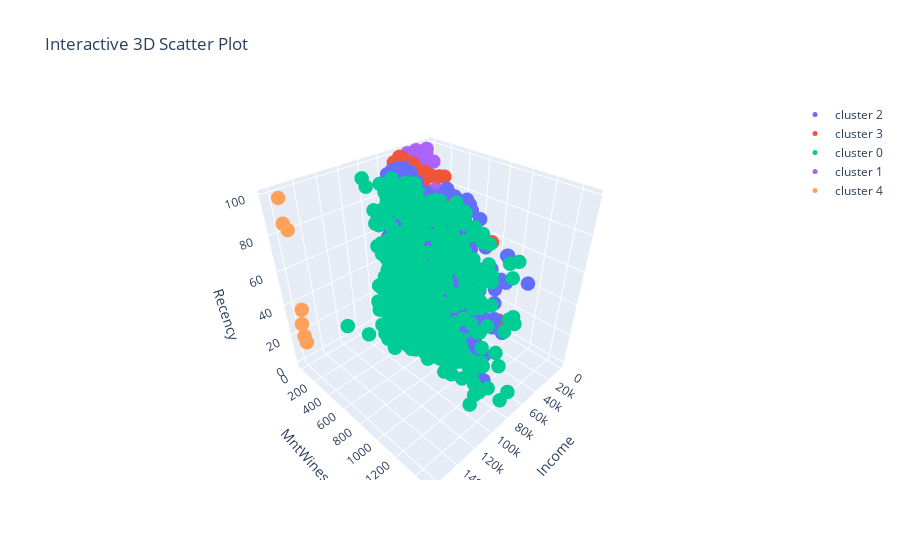

Notebook source saved alongside this figure:
### Code cell
import plotly.graph_objects as go
import pandas as pd
import numpy as np

fig = go.Figure()

for cluster in df['cluster'].unique():
    cluster_data = df[df['cluster'] == cluster]
    fig.add_trace(go.Scatter3d(
        x=cluster_data['Income'],
        y=cluster_data['MntWines'],
        z=cluster_data['Recency'],
        mode='markers',
        marker=dict(size=5),
        name=f'cluster {cluster}'
    ))

fig.update_layout(scene=dict(
                    xaxis_title='Income',
                    yaxis_title='MntWines',
                    zaxis_title='Recency'),
                    title='Interactive 3D Scatter Plot')


fig.update_layout(xaxis=dict(scaleanchor='y', scaleratio=2))

# Show the plot
fig.show()

### Figure 1 — Plotly figure (JSON) as saved in the notebook; plotly's stock layout.template omitted (floating-point values rounded to 4 significant figures; data arrays with more than 128 entries replaced by an {"elided": "..."} marker saying what was removed)
{"data": [{"marker": {"size": 5}, "mode": "markers", "name": "cluster 2", "type": "scatter3d", "x": {"elided": "613 int values"}, "y": {"elided": "613 int values"}, "z": {"elided": "613 int values"}}, {"marker": {"size": 5}, "mode": "markers", "name": "cluster 3", "type": "scatter3d", "x": {"elided": "642 int values"}, "y": {"elided": "642 int values"}, "z": {"elided": "642 int values"}}, {"marker": {"size": 5}, "mode": "markers", "name": "cluster 0", "type": "scatter3d", "x": {"elided": "505 int values"}, "y": {"elided": "505 int values"}, "z": {"elided": "505 int values"}}, {"marker": {"size": 5}, "mode": "markers", "name": "cluster 1", "type": "scatter3d", "x": {"elided": "445 int values"}, "y": {"elided": "445 int values"}, "z": {"elided": "445 int values"}}, {"marker": {"size": 5}, "mode": "markers", "name": "cluster 4", "type": "scatter3d", "x": [157243, 162397, 153924, 160803, 157733, 157146, 156924], "y": [20, 85, 1, 55, 39, 1, 2], "z": [98, 31, 81, 21, 37, 13, 85]}], "layout": {"scene": {"xaxis": {"title": {"text": "Income"}}, "yaxis": {"title": {"text": "MntWines"}}, "zaxis": {"title": {"text": "Recency"}}}, "title": {"text": "Interactive 3D Scatter Plot"}, "xaxis": {"scaleanchor": "y", "scaleratio": 2}}}
